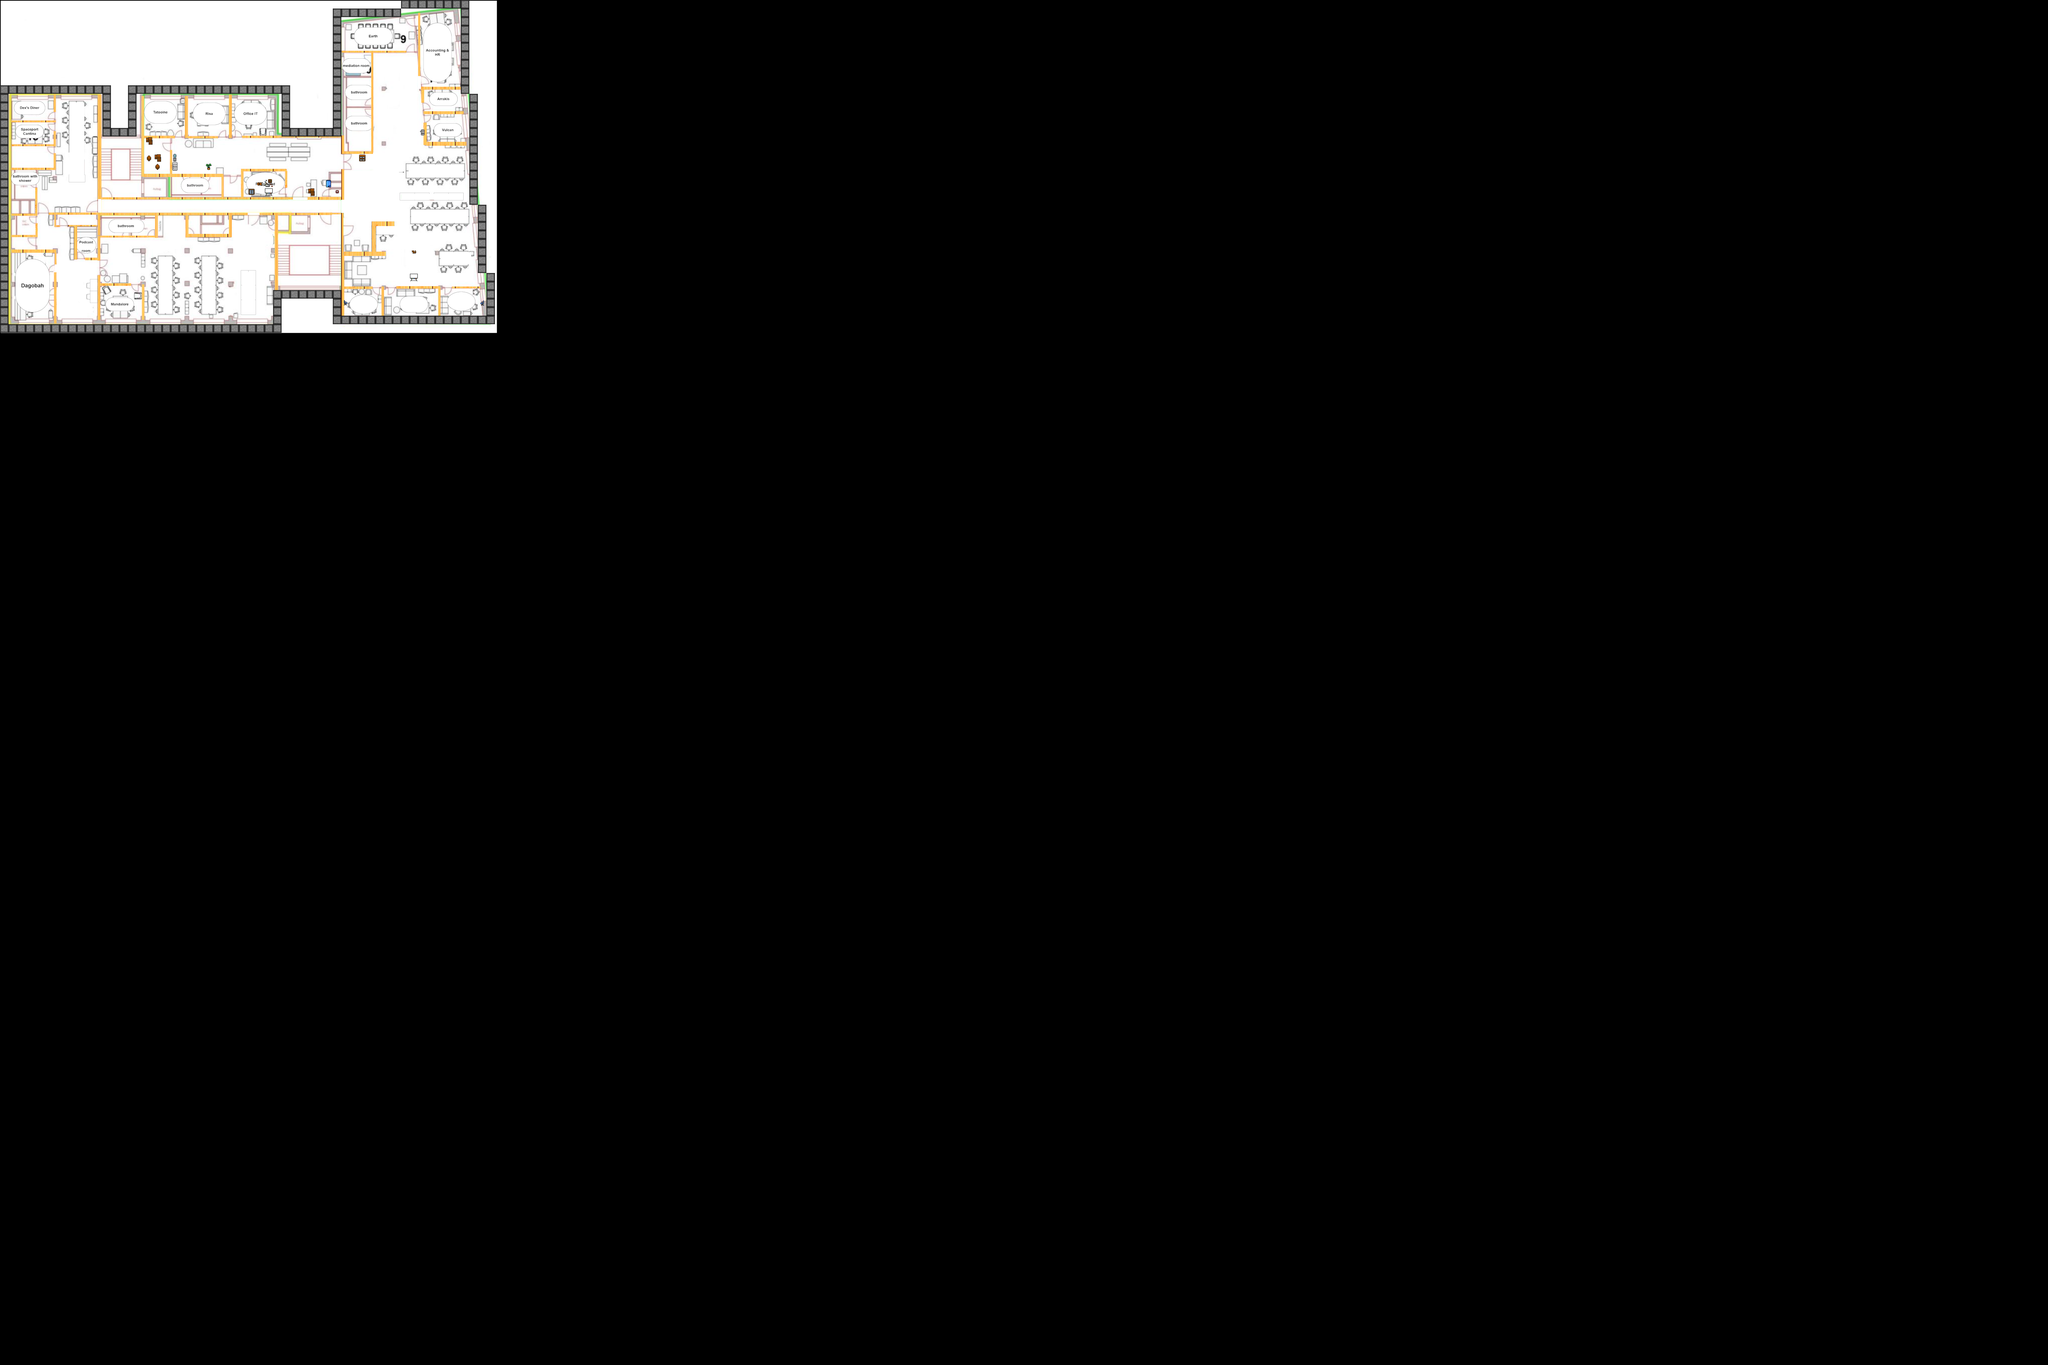

This game map was drawn from its Tiled (.tmx) file and the tilesets committed beside it. A one-line description and the trimmed map source follow:
An orthogonal 240x160 tile map with 24x24 px tiles, 1 tile layer (walls), 1 image layer and 140 objects (68x wall, 20x desk_west_facing, 16x desk_east_facing, 13x meeting_room_desk, 11x desk_north_facing, ...).

<map version="1.10" tiledversion="1.11.0" orientation="orthogonal" renderorder="right-down" width="240" height="160" tilewidth="24" tileheight="24" infinite="0" nextlayerid="13" nextobjectid="167">
 <tileset firstgid="1" source="Office_Furniture_01.tsx" />
 <imagelayer id="12" name="background">
  <image source="background.png" width="1400" height="939" />
 </imagelayer>
 <objectgroup id="4" name="Objects">
  <object id="11" name="desk_east_facing" gid="15" x="669.409" y="809.833" width="32" height="32" rotation="90">
   <properties>
    <property name="CollisionType" value="Fixed" />
   </properties>
  </object>
  <object id="12" name="desk_east_facing" gid="15" x="670.742" y="849.083" width="32" height="32" rotation="90">
   <properties>
    <property name="CollisionType" value="Fixed" />
   </properties>
  </object>
  <object id="13" name="desk_east_facing" gid="15" x="554.409" y="845.25" width="32" height="32" rotation="90">
   <properties>
    <property name="CollisionType" value="Fixed" />
   </properties>
  </object>
  <object id="14" name="desk_east_facing" gid="15" x="432.576" y="811.917" width="32" height="32" rotation="90">
   <properties>
    <property name="CollisionType" value="Fixed" />
   </properties>
  </object>
  <object id="15" name="desk_east_facing" gid="15" x="434.909" y="767.25" width="32" height="32" rotation="90">
   <properties>
    <property name="CollisionType" value="Fixed" />
   </properties>
  </object>
  <object id="16" name="desk_east_facing" gid="15" x="432.242" y="724.583" width="32" height="32" rotation="90">
   <properties>
    <property name="CollisionType" value="Fixed" />
   </properties>
  </object>
  <object id="23" name="desk_west_facing" gid="15" x="615.576" y="835.25" width="32" height="32" rotation="-90">
   <properties>
    <property name="CollisionType" value="Fixed" />
   </properties>
  </object>
  <object id="24" name="desk_west_facing" gid="15" x="728.576" y="880.25" width="32" height="32" rotation="-90">
   <properties>
    <property name="CollisionType" value="Fixed" />
   </properties>
  </object>
  <object id="25" name="desk_west_facing" gid="15" x="617.909" y="792.25" width="32" height="32" rotation="-90">
   <properties>
    <property name="CollisionType" value="Fixed" />
   </properties>
  </object>
  <object id="27" name="Player" type="player" x="1000.81" y="671.308">
   <point />
  </object>
  <object id="28" name="Camera" type="Camera" x="1019.09" y="675.458">
   <properties>
    <property name="camera" type="bool" value="true" />
    <property name="zoom" type="float" value="2" />
   </properties>
   <point />
  </object>
  <object id="30" name="Internal Wall (Vertical)" type="wall" x="520.5" y="263.833" width="5.5" height="125.334">
   <properties>
    <property name="CollisionType" value="Fixed" />
   </properties>
  </object>
  <object id="31" name="Internal Wall (Vertical)" type="wall" x="643.25" y="262.833" width="5.5" height="123.667">
   <properties>
    <property name="CollisionType" value="Fixed" />
   </properties>
  </object>
  <object id="32" name="desk_west_facing" gid="15" x="618.5" y="876.5" width="32" height="32" rotation="-90">
   <properties>
    <property name="CollisionType" value="Fixed" />
   </properties>
  </object>
  <object id="33" name="desk_west_facing" gid="15" x="727" y="840" width="32" height="32" rotation="-90">
   <properties>
    <property name="CollisionType" value="Fixed" />
   </properties>
  </object>
  <object id="34" name="desk_west_facing" gid="15" x="728.5" y="800" width="32" height="32" rotation="-90">
   <properties>
    <property name="CollisionType" value="Fixed" />
   </properties>
  </object>
  <object id="35" name="desk_west_facing" gid="15" x="619" y="755.5" width="32" height="32" rotation="-90">
   <properties>
    <property name="CollisionType" value="Fixed" />
   </properties>
  </object>
  <object id="37" name="desk_east_facing" gid="15" x="555" y="802.5" width="32" height="32" rotation="90">
   <properties>
    <property name="CollisionType" value="Fixed" />
   </properties>
  </object>
  <object id="38" name="desk_east_facing" gid="15" x="557" y="762.5" width="32" height="32" rotation="90">
   <properties>
    <property name="CollisionType" value="Fixed" />
   </properties>
  </object>
  <object id="39" name="desk_east_facing" gid="15" x="555" y="724.5" width="32" height="32" rotation="90">
   <properties>
    <property name="CollisionType" value="Fixed" />
   </properties>
  </object>
  <object id="40" name="desk_east_facing" gid="15" x="434" y="850" width="32" height="32" rotation="90">
   <properties>
    <property name="CollisionType" value="Fixed" />
   </properties>
  </object>
  <object id="42" name="desk_west_facing" gid="15" x="492" y="880.5" width="32" height="32" rotation="-90">
   <properties>
    <property name="CollisionType" value="Fixed" />
   </properties>
  </object>
  <object id="43" name="desk_west_facing" gid="15" x="493.5" y="840" width="32" height="32" rotation="-90">
   <properties>
    <property name="CollisionType" value="Fixed" />
   </properties>
  </object>
  <object id="44" name="desk_north_facing" gid="15" x="1239.83" y="754.167" width="32" height="32">
   <properties>
    <property name="CollisionType" value="Fixed" />
   </properties>
  </object>
  <object id="45" name="desk_west_facing" gid="15" x="495.5" y="756" width="32" height="32" rotation="-90">
   <properties>
    <property name="CollisionType" value="Fixed" />
   </properties>
  </object>
  <object id="48" name="meeting_room_desk" gid="18" x="1140" y="878" width="52" height="47.3333">
   <properties>
    <property name="CollisionType" value="Fixed" />
   </properties>
  </object>
  <object id="49" name="Internal Wall (Vertical)" type="wall" x="699.916" y="599.833" width="5.5" height="424" rotation="90">
   <properties>
    <property name="CollisionType" value="Fixed" />
   </properties>
  </object>
  <object id="50" name="Internal Wall (Vertical)" type="wall" x="627.25" y="491.167" width="5.5" height="229.666" rotation="90">
   <properties>
    <property name="CollisionType" value="Fixed" />
   </properties>
  </object>
  <object id="51" name="Internal Wall (Vertical)" type="wall" x="960.584" y="600.5" width="5.5" height="221" rotation="90">
   <properties>
    <property name="CollisionType" value="Fixed" />
   </properties>
  </object>
  <object id="52" name="Internal Wall (Vertical)" type="wall" x="961.917" y="552.5" width="5.5" height="93" rotation="90">
   <properties>
    <property name="CollisionType" value="Fixed" />
   </properties>
  </object>
  <object id="54" name="Internal Wall (Vertical)" type="wall" x="958.583" y="602.834" width="5.5" height="215">
   <properties>
    <property name="CollisionType" value="Fixed" />
   </properties>
  </object>
  <object id="55" name="Internal Wall (Vertical)" type="wall" x="770.583" y="610.5" width="5.5" height="204.333">
   <properties>
    <property name="CollisionType" value="Fixed" />
   </properties>
  </object>
  <object id="56" name="desk_east_facing" gid="15" x="669.636" y="763.455" width="32" height="32" rotation="90">
   <properties>
    <property name="CollisionType" value="Fixed" />
   </properties>
  </object>
  <object id="57" name="desk_west_facing" gid="15" x="1338.67" y="868" width="32" height="32" rotation="-90">
   <properties>
    <property name="CollisionType" value="Fixed" />
   </properties>
  </object>
  <object id="59" name="Internal Wall (Vertical)" type="wall" x="1085.92" y="709.167" width="5.5" height="121.666" rotation="90">
   <properties>
    <property name="CollisionType" value="Fixed" />
   </properties>
  </object>
  </objectgroup>
 <layer id="8" name="walls" width="140" height="100">
  <properties>
   <property name="solid" type="bool" value="true" />
  </properties>
  <data>[14000 cells, 232 non-empty, 17 distinct tile ids]</data>
 </layer>
</map>
<!-- 105 of 140 objects omitted -->
